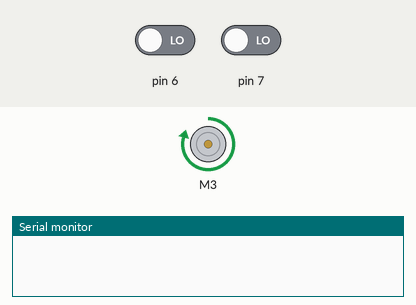
Bench run of a sketch on a simulated Arduino Uno, built with avr-gcc and run on an emulated ATmega328P. On the bench: DC motor (green arrow = forward, orange = backward, longer = faster), the last lines printed to the serial monitor. The test bench sets the inputs (shaded band); at power-on: pin 6 LOW, pin 7 LOW.

Above: at 0.1 s.
At 3.3 s:
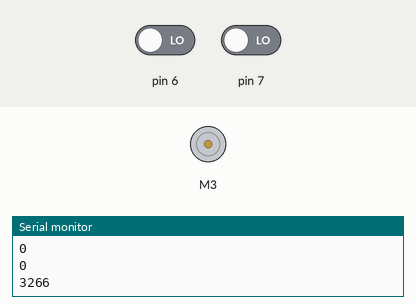
Timing chart, 0 to 4.8 s (numbered marks = the images above):
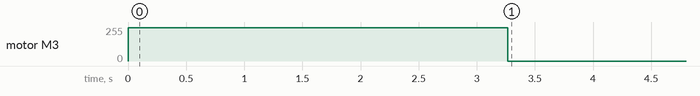

The sketch:

sketch_aug23a.ino
```cpp
int var=0;
int nosamples=1000;
#include <Wire.h>
#include <Adafruit_MotorShield.h>
#include "utility/Adafruit_MS_PWMServoDriver.h"
Adafruit_MotorShield AFMS = Adafruit_MotorShield();
Adafruit_DCMotor *myMotor = AFMS.getMotor(3);
void setup() {
  Serial.begin(230400);

  AFMS.begin();
  myMotor->setSpeed(250);
  myMotor->run(FORWARD);

  pinMode(6, INPUT);
  pinMode(7, INPUT);
}

void loop() {
  delay(3000);
  while(var<nosamples)
  {
    Serial.println(digitalRead(6));
    Serial.println(digitalRead(7));
    var++;
  }

  Serial.println(millis());
  myMotor->run(RELEASE);
  delay(10000000);
}
```

Measured:
- by itself, motor M3: stopped → forward 250/255 at 0.00 s, → stopped 3.3 s later
